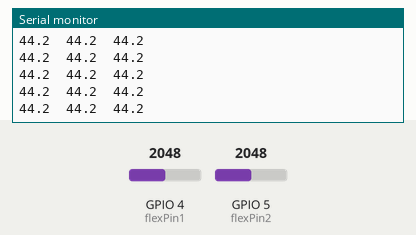
Simulated run of this sketch. Board: ESP32. On the bench: the last lines printed to the serial monitor. The inputs (shaded band) are chosen by the test bench; at power-on: GPIO 4 (flexPin1) = 2048, GPIO 5 (flexPin2) = 2048 (analog values on the 0–4095 scale).

Above: at 1.2 s.
1.3 s: GPIO 4 (flexPin1) set to 2840
At 1.32 s:
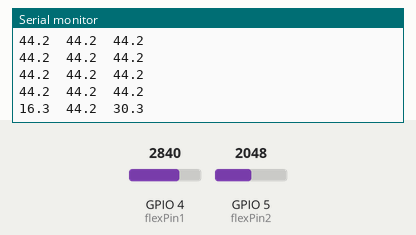
2.8 s: GPIO 5 (flexPin2) set to 2840
At 2.82 s:
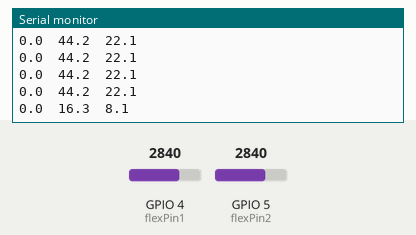
4.3 s: GPIO 4 (flexPin1) set to 2760
At 4.32 s:
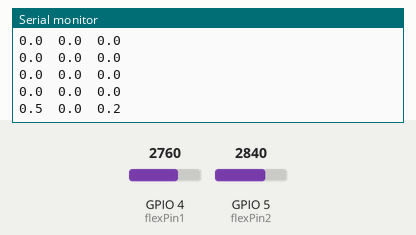
5.8 s: GPIO 5 (flexPin2) set to 2760
At 5.82 s:
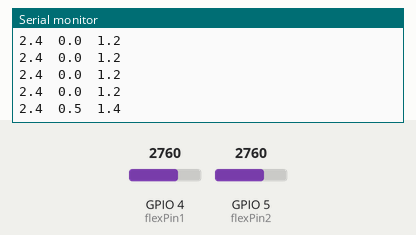
Timing chart, 0 to 8.3 s (numbered marks = the images above; inputs shaded):
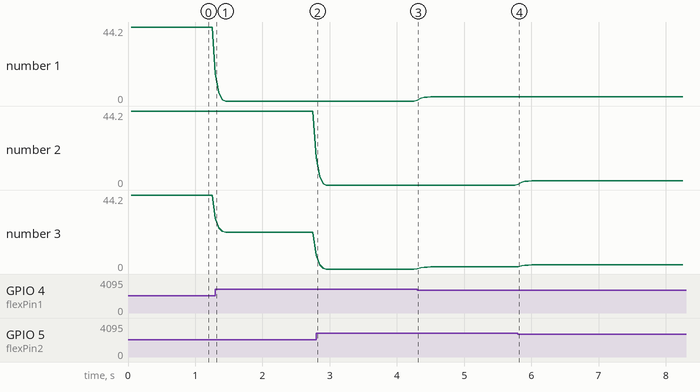

The sketch:

sensorFusion-2to1.ino
```cpp
const int flexPin1 = 4;  // GPIO1
const int flexPin2 = 5;  // GPIO2

const unsigned long sampleIntervalMs = 50;  // 20 Hz
unsigned long lastSampleMs = 0;

// Calibrate these separately for each sensor
const int sensor1RawMin = 1100;
const int sensor1RawMax = 2800;

const int sensor2RawMin = 1100;
const int sensor2RawMax = 2800;

// Digital filter strength
// Lower alpha = smoother but slower
// Higher alpha = faster but noisier
const float alpha = 0.60;

float filteredRaw1 = 0;
float filteredRaw2 = 0;
bool filterInitialized = false;

float scaleToBendPercent(float rawValue, int rawMin, int rawMax) {
  int clampedRaw = constrain((int)rawValue, rawMin, rawMax);
  // Inverted scale:
  // lower raw value = more bend = higher percentage
  return (rawMax - clampedRaw) * 100.0 / (rawMax - rawMin);
}


void setup() {
  Serial.begin(115200);

  analogReadResolution(12);
  analogSetAttenuation(ADC_11db);
}


void loop() {
  unsigned long now = millis();

  if (now - lastSampleMs >= sampleIntervalMs) {
    lastSampleMs = now;

    int raw1 = analogRead(flexPin1);
    int raw2 = analogRead(flexPin2);

    if (!filterInitialized) {
      filteredRaw1 = raw1;
      filteredRaw2 = raw2;
      filterInitialized = true;
    } else {
      filteredRaw1 = alpha * raw1 + (1.0 - alpha) * filteredRaw1;
      filteredRaw2 = alpha * raw2 + (1.0 - alpha) * filteredRaw2;
    }

    float bend1 = scaleToBendPercent(filteredRaw1, sensor1RawMin, sensor1RawMax);
    float bend2 = scaleToBendPercent(filteredRaw2, sensor2RawMin, sensor2RawMax);

    float averageBend = (bend1 + bend2) / 2.0;

    // Serial Plotter format:
    // bend1 bend2 averageBend
    Serial.print(bend1, 1);
    Serial.print("\t");
    Serial.print(bend2, 1);
    Serial.print("\t");
    Serial.println(averageBend, 1);
  }
}
```

Measured:
- after the input at 1.3 s, the serial monitor: prints a new line at once (image 1)
- after the input at 2.8 s, the serial monitor: prints a new line at once (image 2)
- after the input at 4.3 s, the serial monitor: prints a new line at once (image 3)
- after the input at 5.8 s, the serial monitor: prints a new line at once (image 4)
- plotted number 1: 44.2 → 0 after the input at 1.3 s, 0 → 2.4 after the input at 4.3 s
- plotted number 3: 44.2 → 22.1 after the input at 1.3 s, 0 → 1.2 after the input at 4.3 s
